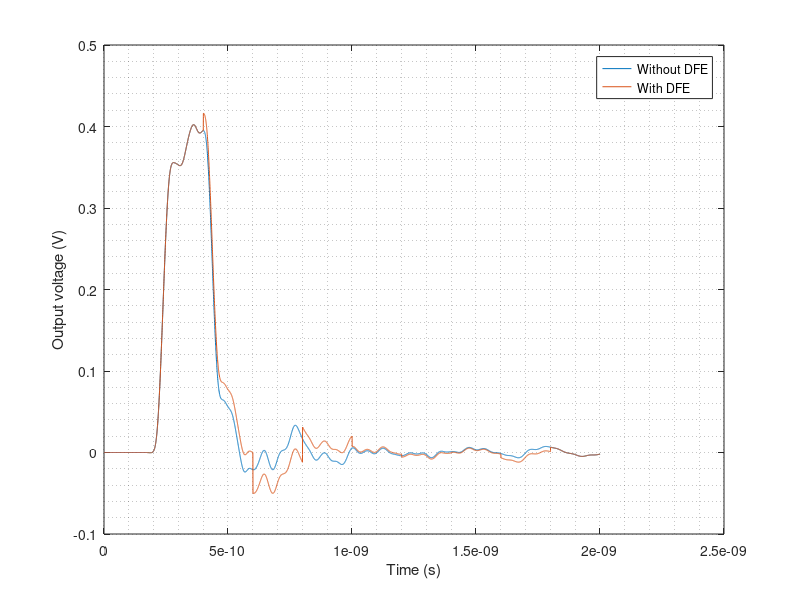

This figure's MATLAB source: (Note: this script raises an error after producing the figure.)
format long e
close all
clear all

%% 5 GHZ
Tb = 0.2e-9;
max = 3.6138e-010;
figure(1)
fileID = fopen('./TRAN_simulations/ibm_topology_2_TRAN_dfe_5G.txt','r');
fgetl(fileID);
[spice] = fscanf(fileID, '%f %f %f', [3, inf]);
plot(spice(1,:), spice(2,:))
hold on
plot(spice(1,:), spice(3,:))

grid minor
xlabel('Time (s)') 
ylabel('Output voltage (V)')
L = legend('Without DFE', 'With DFE');
L.AutoUpdate = 'off';
title('Measuring of the post-cursors (200 ps pulse)')

xline(max, '--');

xline(max + 1*Tb, '--');
xline(max + 2*Tb, '--');
xline(max + 3*Tb, '--');
xline(max + 4*Tb, '--');
xline(max + 5*Tb, '--');
xline(max + 6*Tb, '--');
xline(max + 7*Tb, '--');


%% 10 GHZ
Tb = 0.1e-9;
max = 2.68026e-010;
figure(2)
fileID = fopen('./TRAN_simulations/ibm_topology_2_TRAN_dfe_10G.txt','r');
fgetl(fileID);
[spice] = fscanf(fileID, '%f %f %f', [3, inf]);
plot(spice(1,:), spice(2,:))
hold on
plot(spice(1,:), spice(3,:))

grid minor
xlabel('Time (s)') 
ylabel('Output voltage (V)')
L = legend('Without DFE', 'With DFE');
L.AutoUpdate = 'off';
title('Measuring of the post-cursors (100 ps pulse)')
xlim([0, 1.5e-9])

xline(max, '--');

xline(max + 1*Tb, '--');
xline(max + 2*Tb, '--');
xline(max + 3*Tb, '--');
xline(max + 4*Tb, '--');
xline(max + 5*Tb, '--');
xline(max + 6*Tb, '--');
xline(max + 7*Tb, '--');
